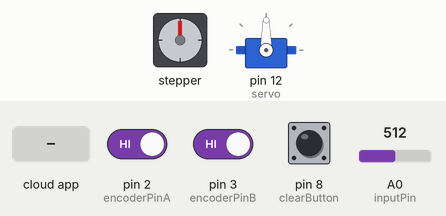
Recording of a sketch running on a simulated Arduino Uno, built with avr-gcc and run on an emulated ATmega328P. Parts: stepper motor, servo. Wiring (inferred from the names in the program): stepper motor driver (200 steps per turn assumed): step pin 7; direction pin 4. The test bench sets the inputs (shaded band); at power-on: pin 2 (encoderPinA) HIGH, pin 3 (encoderPinB) HIGH, pin 8 (clearButton) HIGH, A0 (inputPin) = 512. The ROS host is connected and sends only what is stated.

Above: at 1.2 s.
1.3 s: the phone or cloud app sets Topic_Input_Joint1 to 45
At 2.3 s:
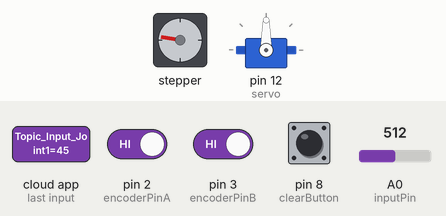
2.8 s: the phone or cloud app sets Topic_Input_Joint2 to 0
At 3.1 s:
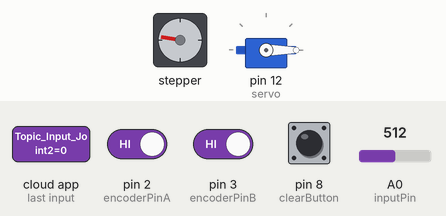
4.3 s: the phone or cloud app sets Topic_Input_Joint1 to 0
At 4.6 s:
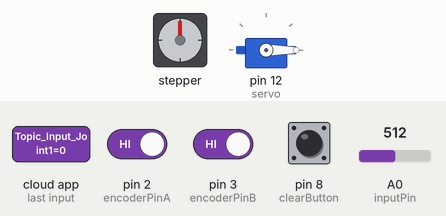
5.8 s: the phone or cloud app sets Topic_Input_Joint2 to 45
At 6.6 s:
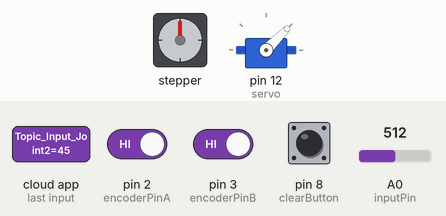
7.3 s: the phone or cloud app sets Topic_Input_Joint1 to 90
At 8.5 s:
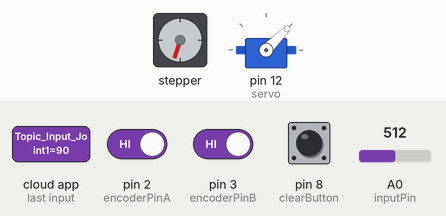
8.8 s: the phone or cloud app sets Topic_Input_Joint2 to 90
At 10.0 s:
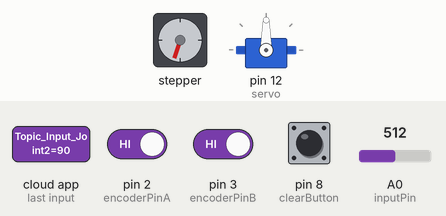
Timing chart, 0 to 11.3 s (numbered marks = the images above; inputs shaded):
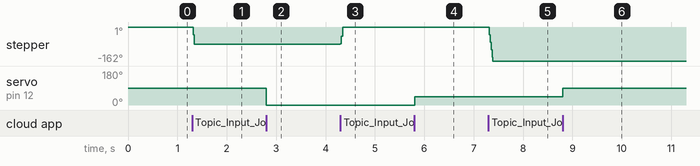

Measured:
- after the input at 1.3 s, stepper: turns 81° counter-clockwise, starting at once
- after the input at 2.8 s, servo on pin 12 (servo): 90° → 0° at once
- after the input at 4.3 s, stepper: turns 81° clockwise, starting at once
- after the input at 5.8 s, servo on pin 12 (servo): 0° → 45° at once
- after the input at 7.3 s, stepper: turns 162° counter-clockwise, starting at once
- after the input at 8.8 s, servo on pin 12 (servo): 45° → 90° at once

The sketch:

Miniject.ino
```cpp
#include <ros.h>
#include <std_msgs/Int16.h>
#include <std_msgs/UInt16.h>
#include <Servo.h>
#define potenpin A5
#define encoderPinA 2
#define encoderPinB 3
#define clearButton 8

ros::NodeHandle nh;
std_msgs::Int16 encoderData;
std_msgs::Int16 potenData;
const int stepPin = 7;
const int dirPin = 4;

Servo servo;

ros::Publisher Encodepub("Topic_Feedback_encode", &encoderData );
ros::Publisher Potenpub("Topic_Feedback_poten", &potenData );

volatile unsigned int encoderPos = 0;  // สำหรับนับจำนวน
unsigned int lastReportedPos = 1;   // change management
static boolean rotating = false;    // debounce management

boolean A_set = false;
boolean B_set = false;
int laststeppos = 0;

const int numReadings = 10;

int readings[numReadings];  // the readings from the analog input
int readIndex = 0;          // the index of the current reading
int total = 0;              // the running total
int average = 0;            // the average

int inputPin = A0;

void servocontrol(const std_msgs::Int16& cmd_msg)
{
  int value = cmd_msg.data;
  servo.write(value);
}

void stepcontrol(const std_msgs::Int16& cmd_msg)
{
  int value = cmd_msg.data;
  if (value > laststeppos)
  {
    digitalWrite(dirPin,LOW);
    int timecheck = value-laststeppos;
    for(int x = 0; x < timecheck; x++)
    {
      digitalWrite(stepPin,HIGH);
      delayMicroseconds(500);
      digitalWrite(stepPin,LOW);
      delayMicroseconds(500);
    }
  }
  else if (value < laststeppos)
  {
    digitalWrite(dirPin,HIGH);
    int timecheck = laststeppos-value;
    for(int x = 0; x < timecheck; x++)
    {
      digitalWrite(stepPin,HIGH);
      delayMicroseconds(500);
      digitalWrite(stepPin,LOW);
      delayMicroseconds(500);
    }
  }
  laststeppos = value;
}

ros::Subscriber<std_msgs::Int16> potensub("Topic_Input_Joint2", &servocontrol );
ros::Subscriber<std_msgs::Int16> encodersub("Topic_Input_Joint1", &stepcontrol);

void setup()
{
   pinMode(encoderPinA, INPUT_PULLUP); // กำหนดโหมดเป็นแบบ Input pullup
   pinMode(encoderPinB, INPUT_PULLUP);
   pinMode(clearButton, INPUT_PULLUP);
   attachInterrupt(0, doEncoderA, CHANGE); //ทำงานแบบ interrupt เบอร์ 0 ในนี้คือขา pin 2
   attachInterrupt(1, doEncoderB, CHANGE); //ทำงานแบบ interrupt เบอร์ 1 ในนี้คือขา pin 3
   pinMode(stepPin,OUTPUT);
   pinMode(dirPin,OUTPUT);
   servo.attach(12);
   for (int thisReading = 0; thisReading < numReadings; thisReading++) {
    readings[thisReading] = 0;
  }
   nh.initNode();
   nh.advertise(Encodepub);
   nh.subscribe(encodersub);
   nh.advertise(Potenpub);
   nh.subscribe(potensub);
 }

float floatMap(float x, float in_min, float in_max, float out_min, float out_max) {
  return (x - in_min) * (out_max - out_min) / (in_max - in_min) + out_min;
}

void loop() {
  total = total - readings[readIndex];
  readings[readIndex] = analogRead(inputPin);
  total = total + readings[readIndex];
  readIndex = readIndex + 1;
  if (readIndex >= numReadings)
  {
    readIndex = 0;
  }
  average = total / numReadings;
  //average = analogRead(inputPin);
  float voltage = floatMap(average, 0, 1023, 0, 180);
  potenData.data = voltage;
  Potenpub.publish(&potenData);
  rotating = true;  // reset the debouncer
  if (lastReportedPos != encoderPos) {
    int newencoderPos;
    if (encoderPos>=7)
    {
      newencoderPos = 7;
    }
    else if (encoderPos<=0)
    {
      newencoderPos = 0;
    }
    else
    {
      newencoderPos = encoderPos;
    }
    lastReportedPos = encoderPos;
    encoderData.data = newencoderPos;
    Encodepub.publish(&encoderData);
  }
  if (digitalRead(clearButton) == LOW )  {
    encoderPos = 0;
    delay(200);
  }
  nh.spinOnce();
  delay(1);
 }


void doEncoderA() {
  // debounce
  if ( rotating ) delay (1);  // หน่วงเวลาป้องกันสัญญาณบกวน debounce

  // เช็คว่ามีบิดสวิตช์
  if ( digitalRead(encoderPinA) != A_set ) { // debounce once more
    A_set = !A_set;
    // adjust counter + if A leads B
    if ( A_set && !B_set )
      encoderPos += 1;
    rotating = false;  // no more debouncing until loop() hits again
  }
}

// Interrupt on B changing state, same as A above
void doEncoderB() {
  if ( rotating ) delay (1);
  if ( digitalRead(encoderPinB) != B_set ) {
    B_set = !B_set;
    //  adjust counter - 1 if B leads A
    if ( B_set && !A_set )
      encoderPos -= 1;
    rotating = false;
  }
}
```
